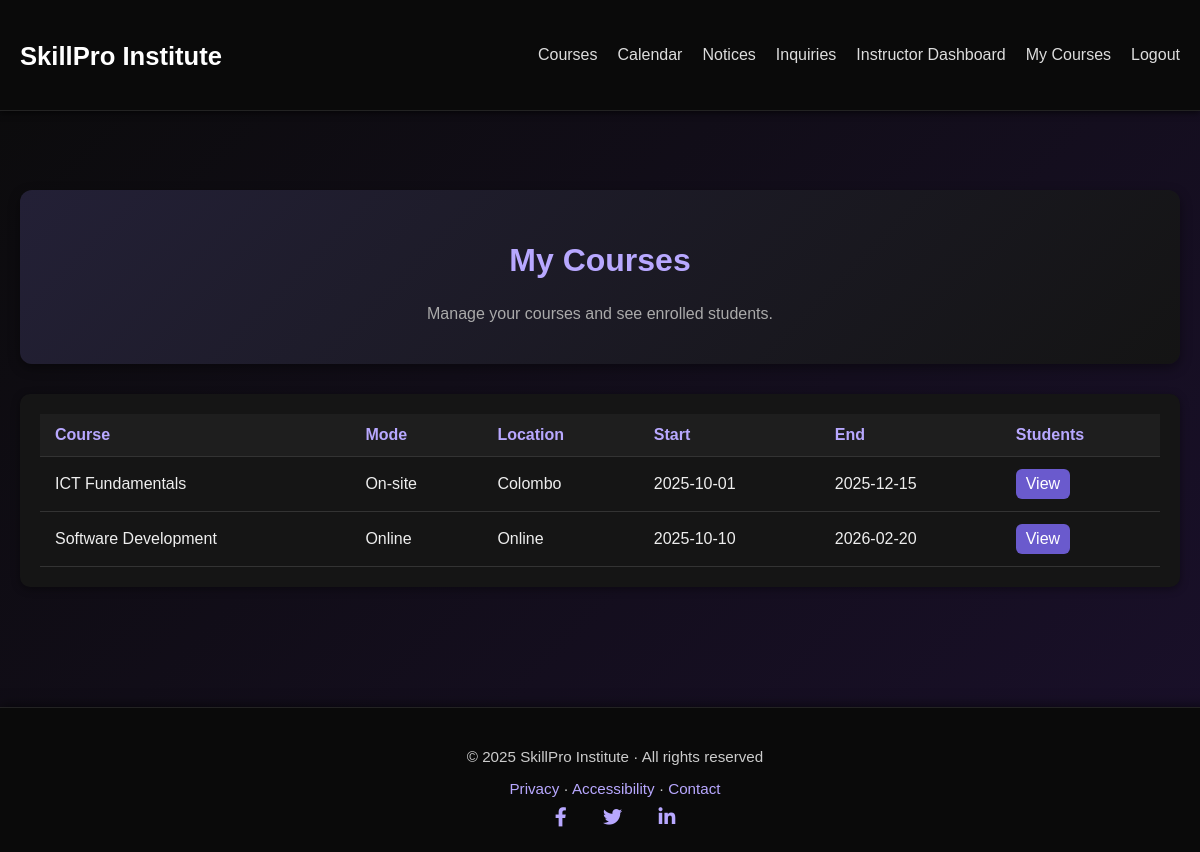
The page /instructor/my_courses.php (signed in) on the database its author committed.
### tables this page shows
CREATE TABLE course_offerings (
  id INT AUTO_INCREMENT PRIMARY KEY,
  course_id INT,
  instructor_id INT,
  mode ENUM('Online','On-site'),
  location VARCHAR(120),
  start_date DATE,
  end_date DATE,
  FOREIGN KEY (course_id) REFERENCES courses(id) ON DELETE CASCADE,
  FOREIGN KEY (instructor_id) REFERENCES users(id) ON DELETE SET NULL
);

CREATE TABLE courses (
  id INT AUTO_INCREMENT PRIMARY KEY,
  title VARCHAR(160),
  category VARCHAR(100),
  description TEXT,
  fee DECIMAL(10,2) DEFAULT 0
);

### instructor/my_courses.php (the view, shortened to what this page needs)
<?php
require __DIR__ . '/../config/db.php';
require __DIR__ . '/../partials/header.php';
$instructor_id = $_SESSION['user_id'];
$stmt = $pdo->prepare("
  SELECT o.id, c.title, o.mode, o.location, o.start_date, o.end_date
  FROM course_offerings o
  JOIN courses c ON o.course_id=c.id
  WHERE o.instructor_id = ?
");
$stmt->execute([$instructor_id]);
$courses = $stmt->fetchAll(PDO::FETCH_ASSOC);
?>
<link rel="stylesheet" href="/skill_pro_v2/assets/css/instructor.css">
<div class="instructor-dashboard">
  <div class="welcome-box">
    <h2>My Courses</h2>
    <p>Manage your courses and see enrolled students.</p>
  </div>
  <div class="table-section">
    <?php if ($courses): ?>
      <table>
        <tr>
          <th>Course</th>
          <th>Mode</th>
          <th>Location</th>
          <th>Start</th>
          <th>End</th>
          <th>Students</th>
        </tr>
        <?php foreach($courses as $c): ?>
          <tr>
            <td><?= htmlspecialchars($c['title']) ?></td>
            <td><?= htmlspecialchars($c['mode']) ?></td>
            <td><?= htmlspecialchars($c['location']) ?></td>
            <td><?= htmlspecialchars($c['start_date']) ?></td>
            <td><?= htmlspecialchars($c['end_date']) ?></td>
            <td><a href="#" class="view-btn" onclick="showStudents(<?= $c['id'] ?>)">View</a></td>
          </tr>
        <?php endforeach; ?>
      </table>
    <?php else: ?>
      <p>No assigned courses yet.</p>
    <?php endif; ?>
  </div>
</div>
<?php require __DIR__ . '/../partials/footer.php'; ?>

### assets/css/theme.css (style rules this page uses)
html, body { background-color: #0a0a0a !important; color: #f0f0f0; font-family: "Poppins", Arial, sans-serif; margin: 0; padding: 0; min-height: 100vh; }
h1, h2, h3, h4 { color: #fff; }
a { color: #4e9eff; text-decoration: none; transition: color 0.3s ease, text-shadow 0.3s ease; }
:root { --header-h: 78px; }
body { padding-top: var(--header-h); }

### assets/css/instructor.css (style rules this page uses)
body { background: linear-gradient(135deg, #0b0b0b, #1a102b); color: #eee; font-family: "Poppins", sans-serif; margin: 0; padding: 0; }
.instructor-dashboard { max-width: 1200px; margin: 100px auto; padding: 20px; }
.welcome-box { background: linear-gradient(135deg, #232036, #141414); padding: 25px; border-radius: 12px; box-shadow: 0 4px 12px rgba(0,0,0,0.4); text-align: center; margin-bottom: 30px; }
.welcome-box h2 { color: #b8a8ff; font-size: 2rem; }
.welcome-box p { color: #aaa; margin-top: 8px; }
.table-section { background: #151515; border-radius: 10px; padding: 20px; box-shadow: 0 2px 8px rgba(0,0,0,0.4); }
.table-section table { width: 100%; border-collapse: collapse; color: #eee; }
.table-section th, .table-section td { padding: 12px 15px; border-bottom: 1px solid #333; }
.table-section th { background: #1e1e1e; color: #b8a8ff; text-align: left; }
.view-btn { display: inline-block; padding: 6px 10px; color: #fff; background: #6a5acd; border-radius: 6px; text-decoration: none; transition: all 0.3s ease; }

### rows shown on the page
course_offerings: course.title "ICT Fundamentals", mode "On-site", location "Colombo", start_date "2025-10-01", end_date "2025-12-15"
course_offerings: course.title "Software Development", mode "Online", location "Online", start_date "2025-10-10", end_date "2026-02-20"
